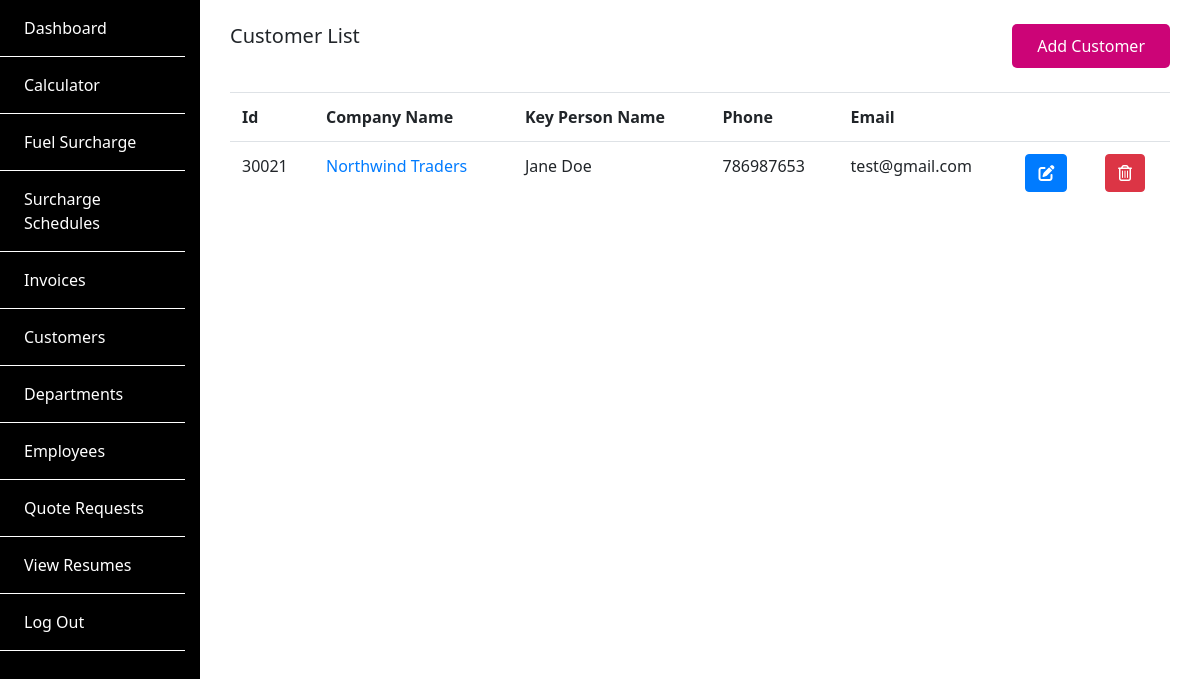
The app's page /customers/ (signed in), older data.
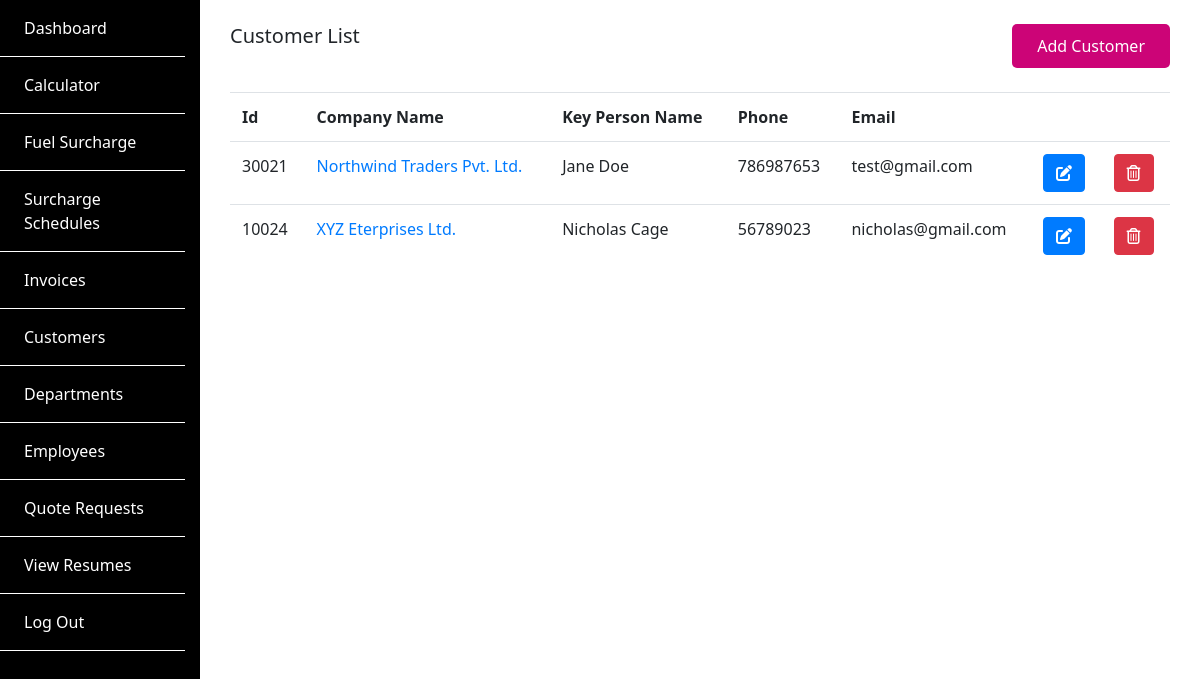
The same page, newer data.
### SiteApp/models.py (models this page shows, shortened)
class Customer(models.Model):
    customer_id = models.IntegerField()
    company_name = models.CharField(max_length=200)
    key_person_name = models.CharField(max_length=200)
    key_person_contact = models.BigIntegerField()
    address = models.CharField(max_length=200)
    email = models.EmailField()
    def get_absolute_url(self):
        return reverse('view_customer', args=[self.id])

### SiteApp/views.py (the view)
# urls.py: path('customers/', views.ListCustomers, name='list_customers'),
@login_required
def ListCustomers(request):
    customers = Customer.objects.all()
    return render(request, 'SiteApp/list_customers.html', {'customers': customers})

### SiteApp/templates/SiteApp/list_customers.html
{% extends 'backend_base.html' %} {% block content %}
<div class="container-fluid py-4">
  <div class="row">
    <div class="col-sm-6">
      <h5>Customer List</h5>
    </div>
    <div class="col-sm-6">
      <a href="{% url 'add_customer' %}" class="larway-btn float-right"
        >Add Customer</a
      >
    </div>
  </div>
  <div class="article">
    <table class="table mt-4">
      <tr>
        <th>Id</th>
        <th>Company Name</th>
        <th>Key Person Name</th>
        <th>Phone</th>
        <th>Email</th>
        <th></th>
        <th></th>
      </tr>
      {% for customer in customers %}
      <tr>
        <td><span>{{customer.customer_id}}</span></td>
        <td> <a href="{{customer.get_absolute_url }}"> <span>{{customer.company_name}}</span></a></td>
        <td>
          {{customer.key_person_name}}
        </td>
        <td><span>{{customer.key_person_contact}}</span></td>
        <td><span>{{customer.email}}</span></td>
        <td>
          <a href="{% url 'edit_customer' id=customer.id %}" class="btn btn-primary"><span><i class="fas fa-edit"></i></span></a>
        </td>
        <td>
          <a href="{% url 'delete_customer' id=customer.id %}" class="btn btn-danger"><span><i class="far fa-trash-alt"></i></span></a></a>
        </td>
      </tr>
      {% endfor %}
    </table>
  </div>
</div>
{% endblock %}

Row changes from the older to the newer data that the page shows:
changed Customer "Jane Doe": company_name "Northwind Traders" → "Northwind Traders Pvt. Ltd."
added Customer: customer_id "10024", company_name "XYZ Eterprises Ltd.", key_person_name "Nicholas Cage", key_person_contact "56789023", email "nicholas@gmail.com"
